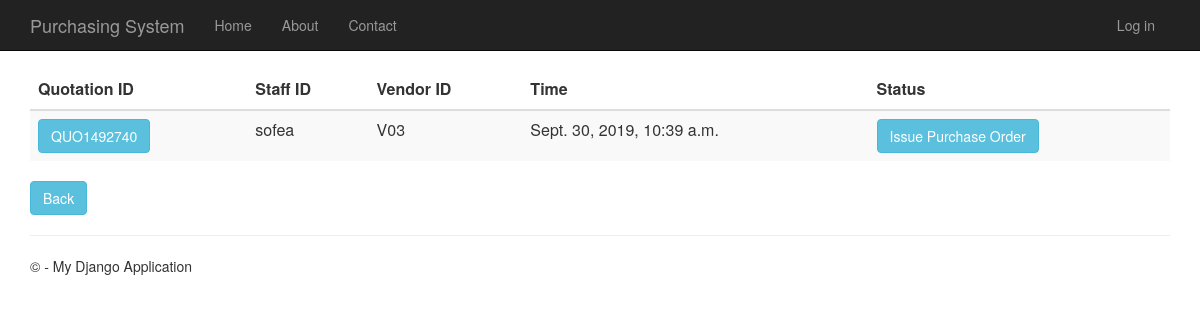
The page /quotationhistory on the database its author committed.
### Quotation/models.py (models this page shows, shortened)
class Quotation(models.Model):
    quotation_id = models.CharField(primary_key=True, max_length=10)
    time_created = models.DateTimeField()
    description = models.TextField(null=True,default=None, blank=True)
    total_price = models.DecimalField(max_digits=10, decimal_places=2, default=Decimal('0.00'))
    person_id = models.ForeignKey(Person, on_delete = models.CASCADE)
    vendor_id = models.ForeignKey(Vendor, on_delete = models.CASCADE)
    request_for_quotation_id = models.OneToOneField(RequestForQuotation, on_delete = models.CASCADE)

### app/models.py (models this page shows, shortened)
class Person(models.Model):
    user_id = models.OneToOneField(User)
    person_id = models.CharField(primary_key=True, max_length=10)
    person_name = models.TextField()
    person_address = models.TextField()
    person_phone_number = models.TextField()
    person_role = models.TextField(default = 'MANAGER')

class Vendor(models.Model):
    vendor_id = models.CharField(primary_key=True, max_length=10)
    vendor_name = models.TextField()
    vendor_phone_number = models.TextField()
    vendor_address = models.TextField()
    vendor_email = models.TextField()
    def __str__(self):
        return str(self.vendor_id)

### Quotation/views.py (the view)
# urls.py: url(r'^quotationhistory', Quotation.views.quotationhistory, name="quotation_history"),
def quotationhistory(request):
    quotations = Quotation.objects.all()
    context = {
            'title':'Quotation History',
            'rows':quotations
        }
    return render(request,'Quotation/quotationhistory.html',context)

### Quotation/templates/Quotation/quotationhistory.html
﻿{% extends "app/layout.html" %}
{% block content %}
<div class="purchaseorderhistory margintop" action="menu">
    <form action="quotationhistorydetails" method="GET">
        <table class="table table-striped margintop">
            <thead>
                <tr>
                    <th scope="col">Quotation ID</th>
                    <th scope="col">Staff ID</th>
                    <th scope="col">Vendor ID</th>
                    <th scope="col">Time</th>
                    <th scope="col">Status</th>
                </tr>
            </thead>
            <tbody>
                {% for r in rows %}
                <tr>
                    <td><button type="submit" name="quo_id" value="{{r.quotation_id}}" class="btn btn-info">{{r.quotation_id}}</button></td>
                    <td>{{r.person_id.person_id}}</td>
                    <td>{{r.vendor_id}}</td>
                    <td>{{r.time_created}}</td>
                    <td><button type="submit" class="btn btn-info buttonsize1">Issue Purchase Order</button></td>
                </tr>
                {% endfor %}
            </tbody>
        </table>
        <div class="margintop">
            <a type="submit" class="btn btn-info" href="/menu">Back</a>
        </div>
    </form>
</div>
{% endblock %}

### app/static/app/content/site.css (style rules this page uses)
body { padding-top: 50px; padding-bottom: 20px; }

### rows shown on the page
Quotation: quotation_id "QUO1492740", person_id.person_id "sofea", vendor_id "V03", time_created "Sept. 30, 2019, 10:39 a.m."
